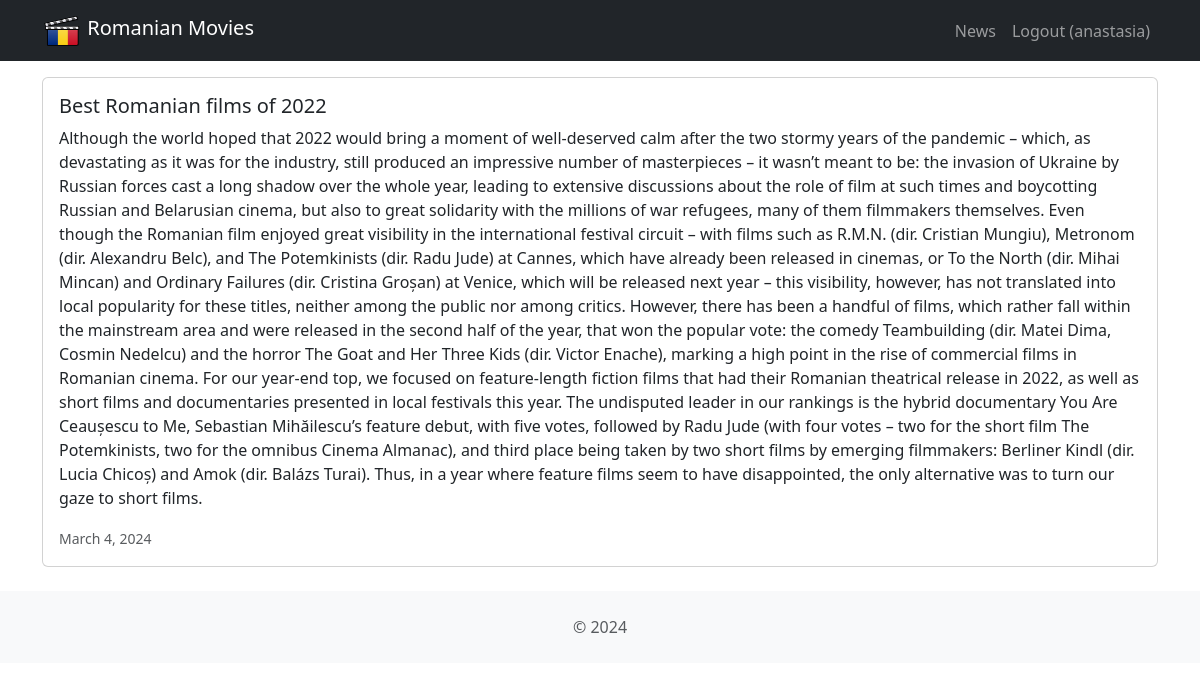
Page /news/ (signed in) on the committed database.
### news/models.py (models this page shows, shortened)
class News(models.Model):
    headline = models.CharField(max_length=200)
    body = models.TextField()
    date = models.DateField()

### news/views.py (the view)
# urls.py: path('', views.news, name='news'),
def news(request):
    newss = News.objects.all().order_by('-date')
    return render(request, 'news.html', {'newss':newss})

### news/templates/news.html
{% extends 'base.html' %}
{% block content %}
  {% for news in newss %}
  <div class="card mb-3">
    <div class="row g-0">
      <div>
        <div class="card-body">
          <h5 class="card-title">{{ news.headline }}</h5>
          <p class="card-text">{{ news.body }}</p>
          <p class="card-text"><small class="text-muted">
            {{ news.date }}
          </small></p>
        </div>
      </div>
    </div>
  </div>
  {% endfor %}
{% endblock content %}

### romanianmovies2/templates/base.html (shortened to what this page needs)
<!DOCTYPE html>
<html>
  <head>
    <link href="https://cdn.jsdelivr.net/npm/bootstrap@5.3.2/dist/css/bootstrap.min.css" rel="stylesheet">
  </head>
  <body>
    <nav class="navbar navbar-expand-lg navbar-dark bg-dark mb-3">
      <div class="container">
        <a class="navbar-brand" href="{% url 'home' %}">
         {% load static %}
         <img src="{% static 'images/film.png' %}" alt="descriere" width="40" height="34"
            class="d-inline-block align-text-top" />
        Romanian Movies
        </a>
        <div class="collapse navbar-collapse" id="navbarNavAltMarkup">
          <div class="navbar-nav ms-auto">
            <a class="nav-link" href="{% url 'news' %}">News</a>
            {% if user.is_authenticated %}
              <a class="nav-link" href="{% url 'logoutaccount' %}">
                Logout ({{ user.username }})
              </a>
            {% endif %}
          </div>
        </div>
      </div>
    </nav>
    <div class="container">
      {% block content %}
      {% endblock content %}
    </div>
    <footer class="text-center text-lg-start bg-light text-muted mt-4">
      <div class="text-center p-4">
        © 2024
      </div>
    </footer>
  </body>
</html>

### rows in the picture
News: headline "Best Romanian films of 2022", body "Although the world hoped that 2022 would bring a moment of well-deserved calm after the two stormy years of the pandemic – which, as devastating as it was for the industry, still produced an impressive number of masterpieces – it wasn’t meant to be: the invasion of Ukraine by Russian forces cast a long shadow over the whole year, leading to extensive discussions about the role of film at such times and boycotting Russian and Belarusian cinema, but also to great solidarity with the millions of war refugees, many of them filmmakers themselves. Even though the Romanian film enjoyed great visibility in the international festival circuit – with films such as R.M.N. (dir. Cristian Mungiu),…", date "March 4, 2024"

### other values in the picture
{{ user.username }} "anastasia"
